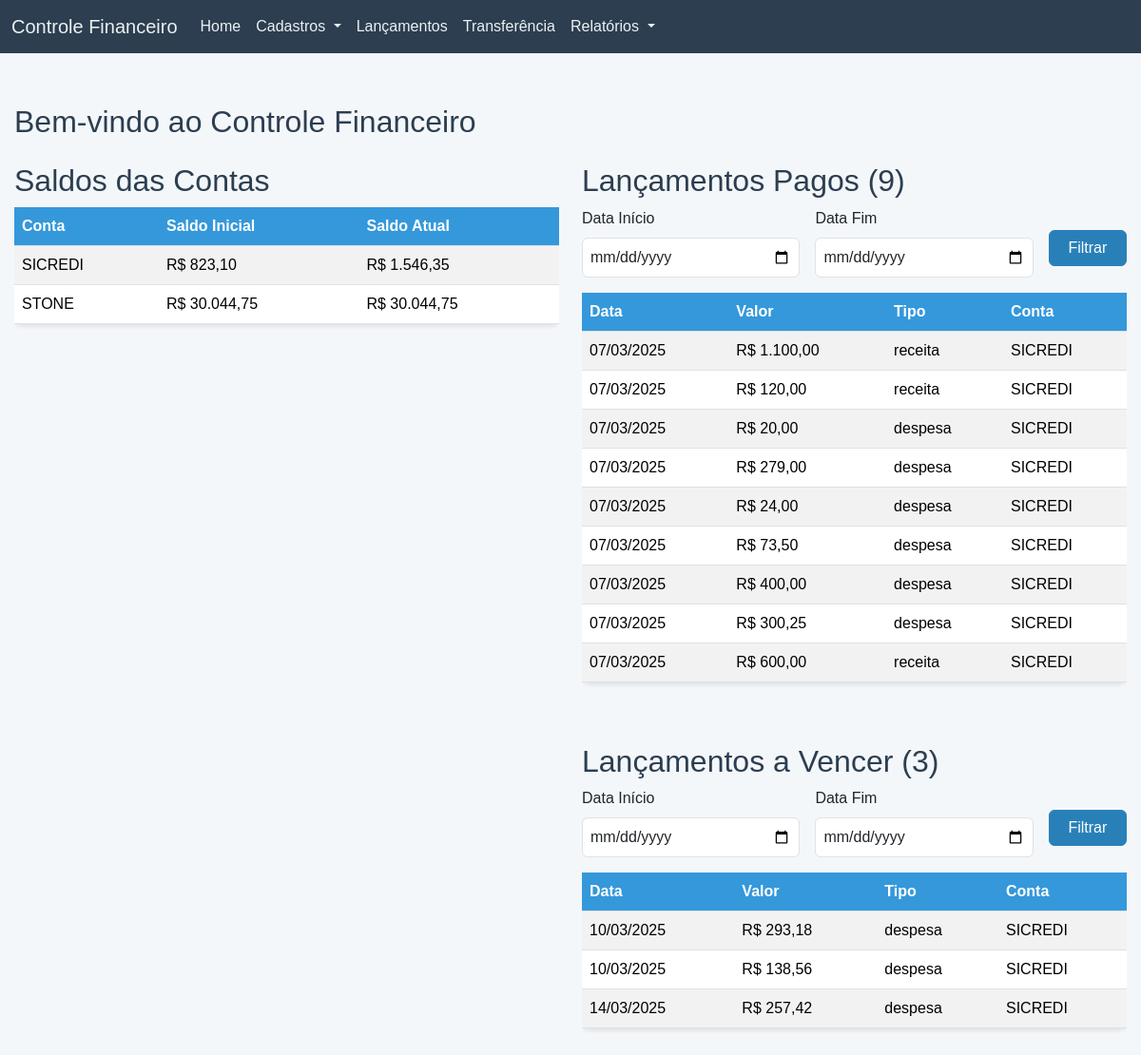
The page / on the database its author committed.
### tables this page shows
CREATE TABLE conta_bancaria (
                 id INTEGER PRIMARY KEY AUTOINCREMENT,
                 nome TEXT NOT NULL,
                 saldo_inicial REAL DEFAULT 0.0);

CREATE TABLE lancamento (
                 id INTEGER PRIMARY KEY AUTOINCREMENT,
                 data_lancamento TEXT NOT NULL,
                 valor REAL NOT NULL,
                 tipo TEXT NOT NULL,
                 conta_bancaria_id INTEGER,
                 plano_contas_id INTEGER,
                 fornecedor_id INTEGER,
                 cliente_id INTEGER,
                 forma_pagamento_id INTEGER, status TEXT DEFAULT 'pendente',
                 FOREIGN KEY (conta_bancaria_id) REFERENCES conta_bancaria(id),
                 FOREIGN KEY (plano_contas_id) REFERENCES plano_contas(id),
                 FOREIGN KEY (fornecedor_id) REFERENCES fornecedor(id),
                 FOREIGN KEY (cliente_id) REFERENCES cliente(id),
                 FOREIGN KEY (forma_pagamento_id) REFERENCES forma_pagamento(id));

### app.py (the view)
@app.route('/', methods=['GET'])
def home():
    contas = get_contas()
    saldos = {conta['id']: get_saldo_conta(conta['id']) for conta in contas}
    filtro_data_inicio = request.args.get('data_inicio')
    filtro_data_fim = request.args.get('data_fim')
    lancamentos = get_lancamentos(filtro_data_inicio, filtro_data_fim)
    lancamentos_pagos = [l for l in lancamentos if l['status'] == 'pago']
    lancamentos_a_vencer = [l for l in lancamentos if l['status'] == 'pendente']
    return render_template('home.html', contas=contas, saldos=saldos, lancamentos_pagos=lancamentos_pagos,
                          lancamentos_a_vencer=lancamentos_a_vencer, filtro_data_inicio=filtro_data_inicio,
                          filtro_data_fim=filtro_data_fim)

### app.py (called while the page is built)
@app.template_filter('format_date')
def format_date(value):
    if isinstance(value, str):
        date_obj = datetime.strptime(value, '%Y-%m-%d')
        return date_obj.strftime('%d/%m/%Y')
    return value

@app.template_filter('format_currency')
def format_currency(value):
    if value is None or not isinstance(value, (int, float)):
        return 'R$ 0,00'
    return f'R$ {value:,.2f}'.replace('.', '#').replace(',', '.').replace('#', ',')

### database.py (called while the page is built)
def get_db():
    if 'db' not in g:
        g.db = sqlite3.connect(DATABASE)
        g.db.row_factory = sqlite3.Row
    return g.db

### models.py (called while the page is built)
def get_contas():
    conn = get_db()
    c = conn.cursor()
    c.execute("SELECT * FROM conta_bancaria")
    contas = c.fetchall()
    return contas

def get_saldo_conta(conta_id):
    conn = get_db()
    c = conn.cursor()
    c.execute("SELECT saldo_inicial FROM conta_bancaria WHERE id = ?", (conta_id,))
    saldo_inicial = c.fetchone()['saldo_inicial']
    c.execute("""
        SELECT SUM(CASE WHEN tipo = 'receita' THEN valor ELSE -valor END) as total
        FROM lancamento
        WHERE conta_bancaria_id = ? AND status = 'pago'
    """, (conta_id,))
    total_lancamentos = c.fetchone()['total'] or 0
    return saldo_inicial + total_lancamentos

### templates/home.html
{% extends "base.html" %}
{% block content %}
<h1 class="mb-4">Bem-vindo ao Controle Financeiro</h1>
<div class="row">
    <div class="col-md-6 col-12 mb-4">
        <h2>Saldos das Contas</h2>
        <div class="table-responsive">
            <table class="table table-striped table-hover">
                <thead>
                    <tr>
                        <th>Conta</th>
                        <th>Saldo Inicial</th>
                        <th>Saldo Atual</th>
                    </tr>
                </thead>
                <tbody>
                    {% for conta in contas %}
                    <tr>
                        <td>{{ conta['nome'] }}</td>
                        <td>{{ conta['saldo_inicial'] | format_currency }}</td>
                        <td>{{ saldos[conta['id']] | format_currency }}</td>
                    </tr>
                    {% endfor %}
                </tbody>
            </table>
        </div>
    </div>
    <div class="col-md-6 col-12 mb-4">
        <h2>Lançamentos Pagos ({{ lancamentos_pagos|length }})</h2>
        <form method="GET" class="mb-3 row g-3">
            <div class="col-md-5 col-12">
                <label class="form-label">Data Início</label>
                <input type="date" name="data_inicio" class="form-control" value="{{ filtro_data_inicio }}">
            </div>
            <div class="col-md-5 col-12">
                <label class="form-label">Data Fim</label>
                <input type="date" name="data_fim" class="form-control" value="{{ filtro_data_fim }}">
            </div>
            <div class="col-md-2 col-12">
                <button type="submit" class="btn btn-primary mt-md-4 mt-2 w-100">Filtrar</button>
            </div>
        </form>
        {% if lancamentos_pagos %}
        <div class="table-responsive">
            <table class="table table-striped table-hover">
                <thead>
                    <tr>
                        <th>Data</th>
                        <th>Valor</th>
                        <th>Tipo</th>
                        <th>Conta</th>
                    </tr>
                </thead>
                <tbody>
                    {% for lancamento in lancamentos_pagos %}
                    <tr>
                        <td>{{ lancamento['data_lancamento'] | format_date }}</td>
                        <td>{{ lancamento['valor'] | format_currency }}</td>
                        <td>{{ lancamento['tipo'] }}</td>
                        <td>{{ lancamento['conta_nome'] }}</td>
                    </tr>
                    {% endfor %}
                </tbody>
            </table>
        </div>
        {% else %}
        <p>Nenhum lançamento pago no período selecionado.</p>
        {% endif %}
        <h2 class="mt-5">Lançamentos a Vencer ({{ lancamentos_a_vencer|length }})</h2>
        <form method="GET" class="mb-3 row g-3">
            <div class="col-md-5 col-12">
                <label class="form-label">Data Início</label>
                <input type="date" name="data_inicio" class="form-control" value="{{ filtro_data_inicio }}">
            </div>
            <div class="col-md-5 col-12">
                <label class="form-label">Data Fim</label>
                <input type="date" name="data_fim" class="form-control" value="{{ filtro_data_fim }}">
            </div>
            <div class="col-md-2 col-12">
                <button type="submit" class="btn btn-primary mt-md-4 mt-2 w-100">Filtrar</button>
            </div>
        </form>
        {% if lancamentos_a_vencer %}
        <div class="table-responsive">
            <table class="table table-striped table-hover">
                <thead>
                    <tr>
                        <th>Data</th>
                        <th>Valor</th>
                        <th>Tipo</th>
                        <th>Conta</th>
                    </tr>
                </thead>
                <tbody>
                    {% for lancamento in lancamentos_a_vencer %}
                    <tr>
                        <td>{{ lancamento['data_lancamento'] | format_date }}</td>
                        <td>{{ lancamento['valor'] | format_currency }}</td>
                        <td>{{ lancamento['tipo'] }}</td>
                        <td>{{ lancamento['conta_nome'] }}</td>
                    </tr>
                    {% endfor %}
                </tbody>
            </table>
        </div>
        {% else %}
        <p>Nenhum lançamento a vencer no período selecionado.</p>
        {% endif %}
    </div>
</div>
{% endblock %}

### templates/base.html (shortened to what this page needs)
<!DOCTYPE html>
<html lang="pt-BR">
<head>
    <link href="https://cdn.jsdelivr.net/npm/bootstrap@5.3.3/dist/css/bootstrap.min.css" rel="stylesheet">
    <link rel="stylesheet" href="{{ url_for('static', filename='style.css') }}">
</head>
<body>
    <nav class="navbar navbar-expand-lg navbar-dark bg-dark">
        <div class="container-fluid">
            <a class="navbar-brand" href="{{ url_for('home') }}">Controle Financeiro</a>
            <div class="collapse navbar-collapse" id="navbarNav">
                <ul class="navbar-nav">
                    <li class="nav-item">
                        <a class="nav-link" href="{{ url_for('home') }}">Home</a>
                    </li>
                    <li class="nav-item dropdown">
                        <a class="nav-link dropdown-toggle" href="#" id="cadastrosDropdown" role="button" data-bs-toggle="dropdown" aria-expanded="false">
                            Cadastros
                        </a>
                    </li>
                    <li class="nav-item">
                        <a class="nav-link" href="{{ url_for('lancamentos') }}">Lançamentos</a>
                    </li>
                    <li class="nav-item">
                        <a class="nav-link" href="{{ url_for('transferencia') }}">Transferência</a>
                    </li>
                    <li class="nav-item dropdown">
                        <a class="nav-link dropdown-toggle" href="#" id="relatoriosDropdown" role="button" data-bs-toggle="dropdown" aria-expanded="false">
                            Relatórios
                        </a>
                    </li>
                </ul>
            </div>
        </div>
    </nav>
    <div class="container mt-4">
        {% block content %}{% endblock %}
    </div>
</body>
</html>

### static/style.css (style rules this page uses)
body { background-color: #f4f7fa; font-family: 'Arial', 'Helvetica', sans-serif; margin: 0; padding-top: 70px; }
.navbar-dark { background-color: #2c3e50 !important; position: fixed; top: 0; width: 100%; z-index: 1000; }
.navbar-brand, .nav-link { color: #ecf0f1 !important; transition: color 0.3s ease; }
h1, h2 { color: #2c3e50; font-size: 2rem; }
.container { animation: fadeIn 0.5s ease-in; padding: 15px; max-width: 100%; }
.table { background-color: #fff; border-radius: 8px; box-shadow: 0 2px 5px rgba(0, 0, 0, 0.1); }
.table thead th { background-color: #3498db; color: #fff; }
.table-responsive { overflow-x: auto; -webkit-overflow-scrolling: touch; }
.btn-primary { background-color: #2980b9; border-color: #2980b9; transition: background-color 0.3s ease; }
.form-control, .form-select { padding: 8px; font-size: 1rem; }

### rows shown on the page
conta_bancaria: nome "SICREDI", saldo_inicial "R$ 823,10", saldos "R$ 1.546,35"
conta_bancaria: nome "STONE", saldo_inicial "R$ 30.044,75", saldos "R$ 30.044,75"
lancamento: data_lancamento "07/03/2025", valor "R$ 1.100,00", tipo "receita", conta_nome "SICREDI"
lancamento: data_lancamento "07/03/2025", valor "R$ 120,00", tipo "receita", conta_nome "SICREDI"
lancamento: data_lancamento "07/03/2025", valor "R$ 20,00", tipo "despesa", conta_nome "SICREDI"
lancamento: data_lancamento "07/03/2025", valor "R$ 279,00", tipo "despesa", conta_nome "SICREDI"
lancamento: data_lancamento "07/03/2025", valor "R$ 24,00", tipo "despesa", conta_nome "SICREDI"
lancamento: data_lancamento "07/03/2025", valor "R$ 73,50", tipo "despesa", conta_nome "SICREDI"
lancamento: data_lancamento "07/03/2025", valor "R$ 400,00", tipo "despesa", conta_nome "SICREDI"
lancamento: data_lancamento "07/03/2025", valor "R$ 300,25", tipo "despesa", conta_nome "SICREDI"
lancamento: data_lancamento "07/03/2025", valor "R$ 600,00", tipo "receita", conta_nome "SICREDI"
lancamento: data_lancamento "10/03/2025", valor "R$ 293,18", tipo "despesa", conta_nome "SICREDI"
lancamento: data_lancamento "10/03/2025", valor "R$ 138,56", tipo "despesa", conta_nome "SICREDI"
lancamento: data_lancamento "14/03/2025", valor "R$ 257,42", tipo "despesa", conta_nome "SICREDI"

### other values the page prints
{{ lancamentos_pagos|length }} "9"
{{ lancamentos_a_vencer|length }} "3"
